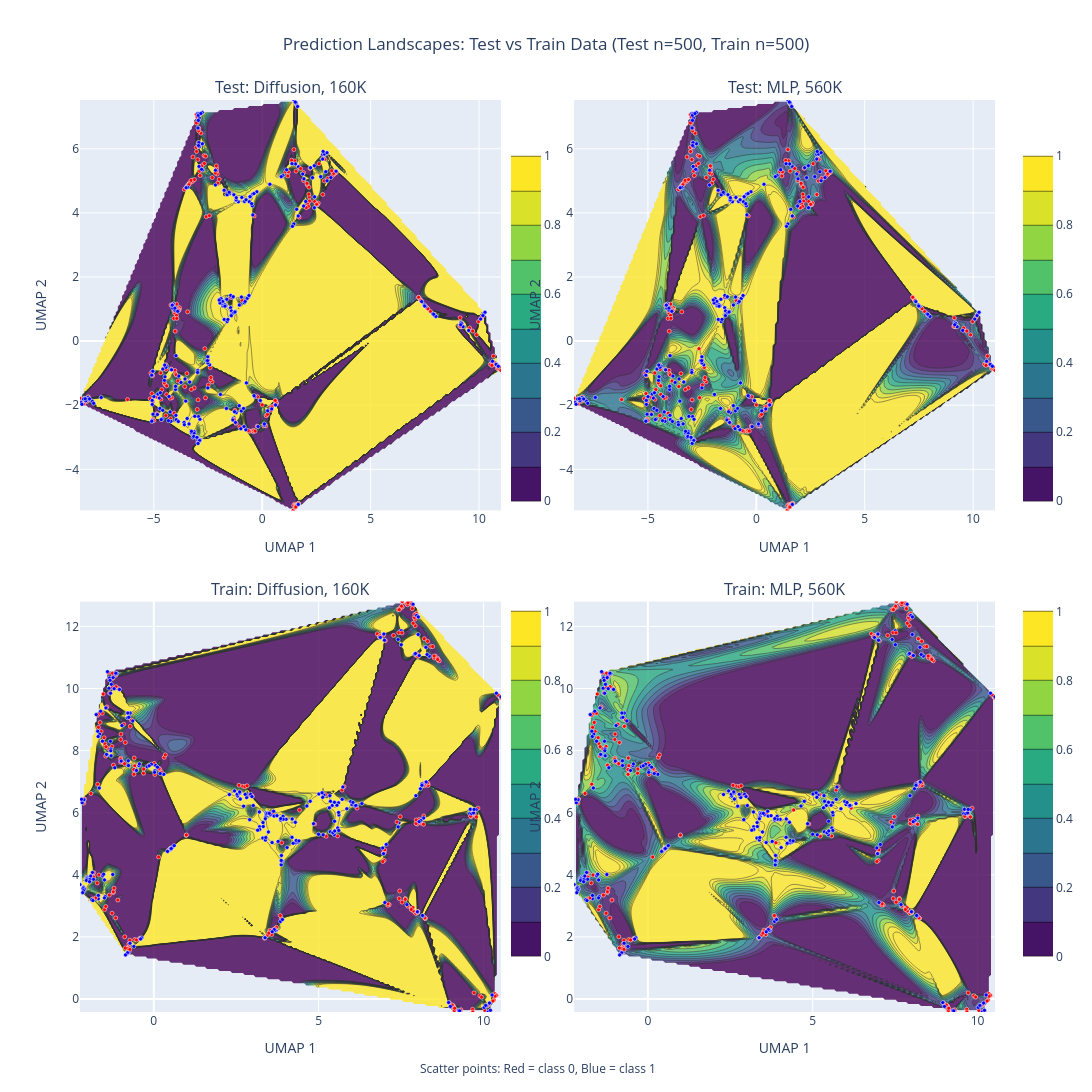

Write notebook code for a chart like this one.
### Code cell
# Get test coordinates and labels
x_test, y_test = umap_embedding[:, 0], umap_embedding[:, 1]
z_diff_test = diff_preds[:, 0]
z_conf_test = conf_preds[:, 0]
true_labels_test = y_s[:, 0]

# Get train coordinates and labels
x_train, y_train = train_umap_embedding[:, 0], train_umap_embedding[:, 1]
z_diff_train = train_diff_preds[:, 0]
z_conf_train = train_conf_preds[:, 0]
true_labels_train = train_y_s[:, 0]

# Create common interpolation grid for test data
grid_x_test, grid_y_test = np.meshgrid(
    np.linspace(x_test.min(), x_test.max(), 200),
    np.linspace(y_test.min(), y_test.max(), 200),
)

# Create common interpolation grid for train data
grid_x_train, grid_y_train = np.meshgrid(
    np.linspace(x_train.min(), x_train.max(), 200),
    np.linspace(y_train.min(), y_train.max(), 200),
)

# Interpolate test predictions onto grid
grid_z_diff_test = griddata(
    (x_test, y_test), z_diff_test, (grid_x_test, grid_y_test), method="cubic"
)
grid_z_conf_test = griddata(
    (x_test, y_test), z_conf_test, (grid_x_test, grid_y_test), method="cubic"
)

# Interpolate train predictions onto grid
grid_z_diff_train = griddata(
    (x_train, y_train), z_diff_train, (grid_x_train, grid_y_train), method="cubic"
)
grid_z_conf_train = griddata(
    (x_train, y_train), z_conf_train, (grid_x_train, grid_y_train), method="cubic"
)

# Calculate common color scale range across all data
z_min = min(
    z_diff_test.min(), z_conf_test.min(), z_diff_train.min(), z_conf_train.min()
)
z_max = max(
    z_diff_test.max(), z_conf_test.max(), z_diff_train.max(), z_conf_train.max()
)

# Create 2x2 subplots
fig = make_subplots(
    rows=2,
    cols=2,
    subplot_titles=(
        "Test: Diffusion, 160K",
        "Test: MLP, 560K",
        "Train: Diffusion, 160K",
        "Train: MLP, 560K",
    ),
    horizontal_spacing=0.08,
    vertical_spacing=0.1,
)

# ===== TOP ROW: TEST DATA =====

# Add test diffusion prediction contour
fig.add_trace(
    go.Contour(
        x=grid_x_test[0],
        y=grid_y_test[:, 0],
        z=grid_z_diff_test,
        colorscale="Viridis",
        showscale=True,
        opacity=0.8,
        name="Test Diffusion",
        zmin=z_min,
        zmax=z_max,
        colorbar=dict(x=0.46, len=0.4, y=0.75),  # Position colorbar for top left
    ),
    row=1,
    col=1,
)

# Add test diffusion scatter points
fig.add_trace(
    go.Scatter(
        x=x_test,
        y=y_test,
        mode="markers",
        marker=dict(
            color=true_labels_test,
            colorscale=[[0, "red"], [1, "blue"]],
            size=4,
            line=dict(width=0.5, color="white"),
            showscale=False,
        ),
        name="Test True Labels",
        showlegend=False,
    ),
    row=1,
    col=1,
)

# Add test conformal prediction contour
fig.add_trace(
    go.Contour(
        x=grid_x_test[0],
        y=grid_y_test[:, 0],
        z=grid_z_conf_test,
        colorscale="Viridis",
        showscale=True,
        opacity=0.8,
        name="Test Conformal",
        zmin=z_min,
        zmax=z_max,
        colorbar=dict(x=1.02, len=0.4, y=0.75),  # Position colorbar for top right
    ),
    row=1,
    col=2,
)

# Add test conformal scatter points
fig.add_trace(
    go.Scatter(
        x=x_test,
        y=y_test,
        mode="markers",
        marker=dict(
            color=true_labels_test,
            colorscale=[[0, "red"], [1, "blue"]],
            size=4,
            line=dict(width=0.5, color="white"),
            showscale=False,
        ),
        name="Test True Labels",
        showlegend=False,
    ),
    row=1,
    col=2,
)

# ===== BOTTOM ROW: TRAIN DATA =====

# Add train diffusion prediction contour
fig.add_trace(
    go.Contour(
        x=grid_x_train[0],
        y=grid_y_train[:, 0],
        z=grid_z_diff_train,
        colorscale="Viridis",
        showscale=True,
        opacity=0.8,
        name="Train Diffusion",
        zmin=z_min,
        zmax=z_max,
        colorbar=dict(x=0.46, len=0.4, y=0.25),  # Position colorbar for bottom left
    ),
    row=2,
    col=1,
)

# Add train diffusion scatter points
fig.add_trace(
    go.Scatter(
        x=x_train,
        y=y_train,
        mode="markers",
        marker=dict(
            color=true_labels_train,
            colorscale=[[0, "red"], [1, "blue"]],
            size=4,
            line=dict(width=0.5, color="white"),
            showscale=False,
        ),
        name="Train True Labels",
        showlegend=False,
    ),
    row=2,
    col=1,
)

# Add train conformal prediction contour
fig.add_trace(
    go.Contour(
        x=grid_x_train[0],
        y=grid_y_train[:, 0],
        z=grid_z_conf_train,
        colorscale="Viridis",
        showscale=True,
        opacity=0.8,
        name="Train Conformal",
        zmin=z_min,
        zmax=z_max,
        colorbar=dict(x=1.02, len=0.4, y=0.25),  # Position colorbar for bottom right
        showlegend=False,
    ),
    row=2,
    col=2,
)

# Add train conformal scatter points
fig.add_trace(
    go.Scatter(
        x=x_train,
        y=y_train,
        mode="markers",
        marker=dict(
            color=true_labels_train,
            colorscale=[[0, "red"], [1, "blue"]],
            size=4,
            line=dict(width=0.5, color="white"),
            showscale=False,
        ),
        name="Train True Labels",
        showlegend=False,
    ),
    row=2,
    col=2,
)

# Update layout
fig.update_layout(
    title_text=f"Prediction Landscapes: Test vs Train Data (Test n={len(diff_preds)}, Train n={len(train_diff_preds)})",
    width=1600,
    height=1200,
    title_x=0.5,
    annotations=list(fig.layout.annotations)
    + [
        dict(
            text="Scatter points: Red = class 0, Blue = class 1",
            showarrow=False,
            xref="paper",
            yref="paper",
            x=0.5,
            y=-0.05,
            xanchor="center",
            yanchor="top",
            font=dict(size=12),
        )
    ],
)

# Update axes labels and ranges
# Test data ranges
x_range_test = [x_test.min(), x_test.max()]
y_range_test = [y_test.min(), y_test.max()]

# Train data ranges
x_range_train = [x_train.min(), x_train.max()]
y_range_train = [y_train.min(), y_train.max()]

# Top row (test data)
fig.update_xaxes(title_text="UMAP 1", range=x_range_test, row=1, col=1)
fig.update_xaxes(title_text="UMAP 1", range=x_range_test, row=1, col=2)
fig.update_yaxes(title_text="UMAP 2", range=y_range_test, row=1, col=1)
fig.update_yaxes(title_text="UMAP 2", range=y_range_test, row=1, col=2)

# Bottom row (train data)
fig.update_xaxes(title_text="UMAP 1", range=x_range_train, row=2, col=1)
fig.update_xaxes(title_text="UMAP 1", range=x_range_train, row=2, col=2)
fig.update_yaxes(title_text="UMAP 2", range=y_range_train, row=2, col=1)
fig.update_yaxes(title_text="UMAP 2", range=y_range_train, row=2, col=2)

fig.show()

### Figure 1 — Plotly figure (JSON) as saved in the notebook; plotly's stock layout.template omitted (floating-point values rounded to 4 significant figures; data arrays with more than 128 entries replaced by an {"elided": "..."} marker saying what was removed)
{"data": [{"colorbar": {"len": 0.4, "x": 0.46, "y": 0.75}, "colorscale": [[0.0, "#440154"], [0.1111, "#482878"], [0.2222, "#3e4989"], [0.3333, "#31688e"], [0.4444, "#26828e"], [0.5556, "#1f9e89"], [0.6667, "#35b779"], [0.7778, "#6ece58"], [0.8889, "#b5de2b"], [1.0, "#fde725"]], "name": "Test Diffusion", "opacity": 0.8, "showscale": true, "x": {"elided": "200 float values"}, "y": {"elided": "200 float values"}, "z": {"elided": "200x200 float values"}, "zmax": 1.0, "zmin": 6.422e-10, "type": "contour", "xaxis": "x", "yaxis": "y"}, {"marker": {"color": {"elided": "500 float values"}, "colorscale": [[0, "red"], [1, "blue"]], "line": {"color": "white", "width": 0.5}, "showscale": false, "size": 4}, "mode": "markers", "name": "Test True Labels", "showlegend": false, "x": {"elided": "500 float values"}, "y": {"elided": "500 float values"}, "type": "scatter", "xaxis": "x", "yaxis": "y"}, {"colorbar": {"len": 0.4, "x": 1.02, "y": 0.75}, "colorscale": [[0.0, "#440154"], [0.1111, "#482878"], [0.2222, "#3e4989"], [0.3333, "#31688e"], [0.4444, "#26828e"], [0.5556, "#1f9e89"], [0.6667, "#35b779"], [0.7778, "#6ece58"], [0.8889, "#b5de2b"], [1.0, "#fde725"]], "name": "Test Conformal", "opacity": 0.8, "showscale": true, "x": {"elided": "200 float values"}, "y": {"elided": "200 float values"}, "z": {"elided": "200x200 float values"}, "zmax": 1.0, "zmin": 6.422e-10, "type": "contour", "xaxis": "x2", "yaxis": "y2"}, {"marker": {"color": {"elided": "500 float values"}, "colorscale": [[0, "red"], [1, "blue"]], "line": {"color": "white", "width": 0.5}, "showscale": false, "size": 4}, "mode": "markers", "name": "Test True Labels", "showlegend": false, "x": {"elided": "500 float values"}, "y": {"elided": "500 float values"}, "type": "scatter", "xaxis": "x2", "yaxis": "y2"}, {"colorbar": {"len": 0.4, "x": 0.46, "y": 0.25}, "colorscale": [[0.0, "#440154"], [0.1111, "#482878"], [0.2222, "#3e4989"], [0.3333, "#31688e"], [0.4444, "#26828e"], [0.5556, "#1f9e89"], [0.6667, "#35b779"], [0.7778, "#6ece58"], [0.8889, "#b5de2b"], [1.0, "#fde725"]], "name": "Train Diffusion", "opacity": 0.8, "showscale": true, "x": {"elided": "200 float values"}, "y": {"elided": "200 float values"}, "z": {"elided": "200x200 float values"}, "zmax": 1.0, "zmin": 6.422e-10, "type": "contour", "xaxis": "x3", "yaxis": "y3"}, {"marker": {"color": {"elided": "500 float values"}, "colorscale": [[0, "red"], [1, "blue"]], "line": {"color": "white", "width": 0.5}, "showscale": false, "size": 4}, "mode": "markers", "name": "Train True Labels", "showlegend": false, "x": {"elided": "500 float values"}, "y": {"elided": "500 float values"}, "type": "scatter", "xaxis": "x3", "yaxis": "y3"}, {"colorbar": {"len": 0.4, "x": 1.02, "y": 0.25}, "colorscale": [[0.0, "#440154"], [0.1111, "#482878"], [0.2222, "#3e4989"], [0.3333, "#31688e"], [0.4444, "#26828e"], [0.5556, "#1f9e89"], [0.6667, "#35b779"], [0.7778, "#6ece58"], [0.8889, "#b5de2b"], [1.0, "#fde725"]], "name": "Train Conformal", "opacity": 0.8, "showlegend": false, "showscale": true, "x": {"elided": "200 float values"}, "y": {"elided": "200 float values"}, "z": {"elided": "200x200 float values"}, "zmax": 1.0, "zmin": 6.422e-10, "type": "contour", "xaxis": "x4", "yaxis": "y4"}, {"marker": {"color": {"elided": "500 float values"}, "colorscale": [[0, "red"], [1, "blue"]], "line": {"color": "white", "width": 0.5}, "showscale": false, "size": 4}, "mode": "markers", "name": "Train True Labels", "showlegend": false, "x": {"elided": "500 float values"}, "y": {"elided": "500 float values"}, "type": "scatter", "xaxis": "x4", "yaxis": "y4"}], "layout": {"xaxis": {"anchor": "y", "domain": [0.0, 0.46], "title": {"text": "UMAP 1"}, "range": [-8.406, 11.01]}, "yaxis": {"anchor": "x", "domain": [0.55, 1.0], "title": {"text": "UMAP 2"}, "range": [-5.282, 7.523]}, "xaxis2": {"anchor": "y2", "domain": [0.54, 1.0], "title": {"text": "UMAP 1"}, "range": [-8.406, 11.01]}, "yaxis2": {"anchor": "x2", "domain": [0.55, 1.0], "title": {"text": "UMAP 2"}, "range": [-5.282, 7.523]}, "xaxis3": {"anchor": "y3", "domain": [0.0, 0.46], "title": {"text": "UMAP 1"}, "range": [-2.237, 10.53]}, "yaxis3": {"anchor": "x3", "domain": [0.0, 0.45], "title": {"text": "UMAP 2"}, "range": [-0.4197, 12.8]}, "xaxis4": {"anchor": "y4", "domain": [0.54, 1.0], "title": {"text": "UMAP 1"}, "range": [-2.237, 10.53]}, "yaxis4": {"anchor": "x4", "domain": [0.0, 0.45], "title": {"text": "UMAP 2"}, "range": [-0.4197, 12.8]}, "annotations": [{"font": {"size": 16}, "showarrow": false, "text": "Test: Diffusion, 160K", "x": 0.23, "xanchor": "center", "xref": "paper", "y": 1.0, "yanchor": "bottom", "yref": "paper"}, {"font": {"size": 16}, "showarrow": false, "text": "Test: MLP, 560K", "x": 0.77, "xanchor": "center", "xref": "paper", "y": 1.0, "yanchor": "bottom", "yref": "paper"}, {"font": {"size": 16}, "showarrow": false, "text": "Train: Diffusion, 160K", "x": 0.23, "xanchor": "center", "xref": "paper", "y": 0.45, "yanchor": "bottom", "yref": "paper"}, {"font": {"size": 16}, "showarrow": false, "text": "Train: MLP, 560K", "x": 0.77, "xanchor": "center", "xref": "paper", "y": 0.45, "yanchor": "bottom", "yref": "paper"}, {"font": {"size": 12}, "showarrow": false, "text": "Scatter points: Red = class 0, Blue = class 1", "x": 0.5, "xanchor": "center", "xref": "paper", "y": -0.05, "yanchor": "top", "yref": "paper"}], "title": {"text": "Prediction Landscapes: Test vs Train Data (Test n=500, Train n=500)", "x": 0.5}, "width": 1600, "height": 1200}}
